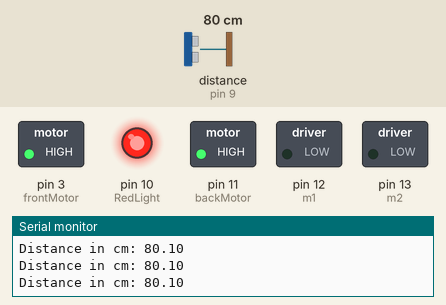
This sketch was run on a simulated Arduino Uno, built with avr-gcc and run on an emulated ATmega328P. Parts: switched loads named in the sketch (green lamp = pin HIGH), output pins drawn as LEDs (lit = HIGH), the last lines printed to the serial monitor. Wiring (inferred from the names in the program): ultrasonic range finder: trigger pin 8; echo pin 9. The inputs (shaded band) are chosen by the test bench; at power-on: distance to the obstacle (sensor on pin 9) 80 cm. The echo pulse lasts 58.3 µs per cm; pins used as bus, display or sensor lines are not drawn.

Above: at 1.2 s.
1.3 s: distance to the obstacle (sensor on pin 9) set to 45 cm
4.3 s: distance to the obstacle (sensor on pin 9) set to 36 cm
At 5.5 s:
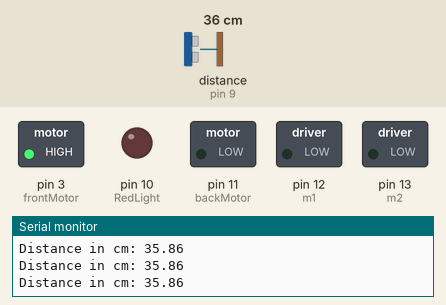
5.8 s: distance to the obstacle (sensor on pin 9) set to 60 cm
At 6.9 s:
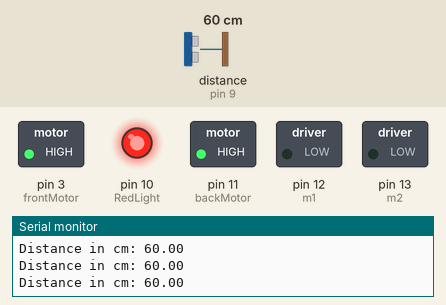
7.3 s: distance to the obstacle (sensor on pin 9) set to 2 cm
At 8.6 s:
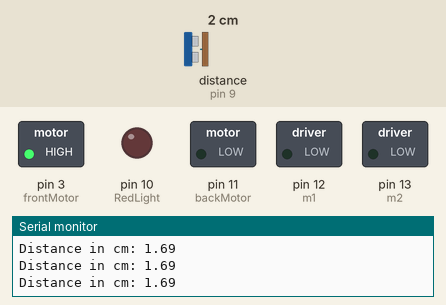
Timing chart, 0 to 9.8 s (numbered marks = the images above; inputs shaded):
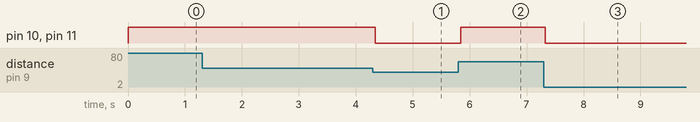

The sketch:

ROBOT.ino
```cpp
int m1 = 12;
int frontMotor = 3;
int m2 = 13;
int backMotor = 11;
int motorSpeed = 255; //Speed of the rover 0 - 255
int motorBack = -255; //Reverse the direction of the rover 0 - 255
int trigger = 8;
int echo = 9;
double duration = 0;
float distance = 0.0;
int STOP = 0;
int RedLight = 10;

void setup() {
pinMode(trigger, OUTPUT);
pinMode(echo, INPUT);
Serial.begin(9600); //Starts the serial communitcation // This prints out information to the serial inside of the appilcation
pinMode(m1, OUTPUT);
pinMode(frontMotor, OUTPUT);
pinMode(m2, OUTPUT);
pinMode(backMotor, OUTPUT);
pinMode(RedLight, OUTPUT);

analogWrite(frontMotor, motorSpeed);
analogWrite(backMotor, motorSpeed);

}


void loop() {
  //SENSOR START
  //Initalize Trigger Pin
  digitalWrite(trigger, LOW);
  delayMicroseconds(2);

  //Fire my trigger Pin for 10 microseconds
  digitalWrite(trigger, HIGH);
  delayMicroseconds(10);
  digitalWrite(trigger, LOW);

  //Reads echo, returns the sound wave travel time in microseconds
  duration = pulseIn(echo, HIGH);

  //Calculating the distance
  distance = duration/58;

  //Prints the distance to the Serial Monitor
  Serial.print("Distance in cm: ");
  Serial.println(distance);
  //SENSOR END

  if (distance <= 40) {
      analogWrite(frontMotor, motorSpeed);
      analogWrite(backMotor, STOP);
      digitalWrite(RedLight, LOW);
      delay(0);
  } else {
      analogWrite(frontMotor, motorSpeed);
      analogWrite(backMotor, motorSpeed);
      digitalWrite(RedLight, HIGH);
    }
}
```

Measured:
- the behaviour switches between 41 and 40 cm on distance to the obstacle (sensor on pin 9) (found by bisection; images 0 and 1)
- after the input at 4.3 s, pin 10 (RedLight), pin 11 (backMotor): HIGH → LOW at once
- after the input at 5.8 s, pin 10 (RedLight), pin 11 (backMotor): LOW → HIGH after 0.05 s
- after the input at 7.3 s, pin 10 (RedLight), pin 11 (backMotor): HIGH → LOW at once
